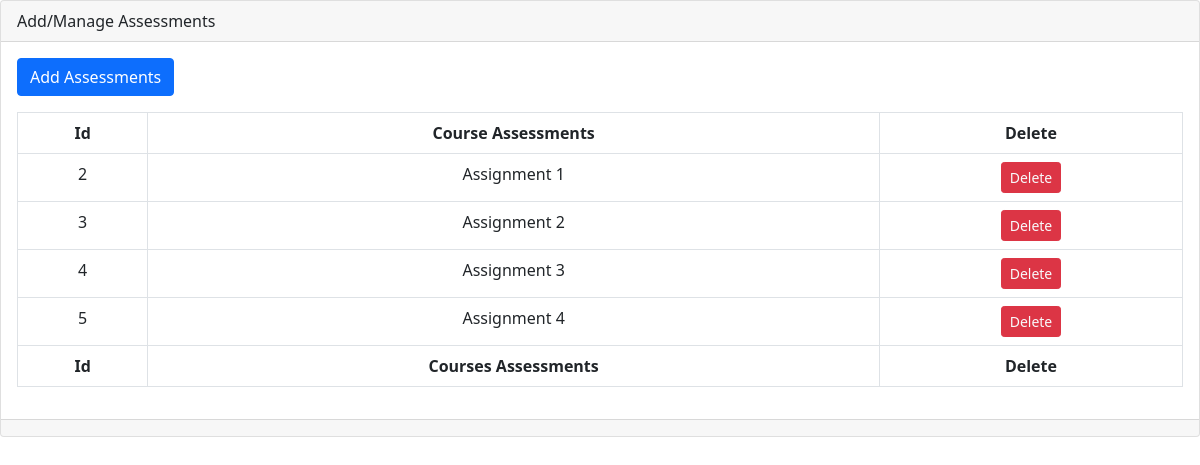
Page /manage_course_assessment.php on the committed database.
### tables this page shows
CREATE TABLE `course_assessment` (
  `id` int(11) NOT NULL,
  `assessment` varchar(200) NOT NULL
);

### manage_course_assessment.php (the view, shortened to what this page needs)
<!DOCTYPE html>
<html>
<head>
  	<link rel="stylesheet" type="text/css" href="style.css">
	<link rel="stylesheet" href="https://cdnjs.cloudflare.com/ajax/libs/font-awesome/4.7.0/css/font-awesome.min.css">
    <link href="https://cdn.jsdelivr.net/npm/bootstrap@5.0.2/dist/css/bootstrap.min.css" rel="stylesheet">
    <link rel="stylesheet" href="https://cdn.jsdelivr.net/npm/bootstrap-icons@1.5.0/font/bootstrap-icons.css">
</head>
<body>
	<div class="card mb-3">
            <div class="card-header">
              Add/Manage Assessments
            </div>
            <div class="card-body">
              <a class="btn btn-primary mb-3" href="" data-bs-toggle="modal" data-bs-target="#Add_Course_Modal">Add Assessments</a>
              <div class="table-responsive">
                <table class="table table-bordered text-center" id="dataTable" width="100%" cellspacing="0">
                  <thead>
                    <tr>
                      <th>Id</th>
                      <th>Course Assessments</th>
                      <th>Delete</th>
                    </tr>
                  </thead>
                  <tfoot>
                    <tr>
                      <th>Id</th>
                      <th>Courses Assessments</th>
                      <th>Delete</th>
                    </tr>
                  </tfoot>
                  <?php
                    include ('connection.php');
                    $record="SELECT * FROM course_assessment";
                    $x= (mysqli_query($conn, $record));
                    while ($row= mysqli_fetch_array($x)) {
                      ?>
                  <tbody>
                    <tr>
                      <td><?php echo $row['id']; ?></td>
                        <td><?php echo $row['assessment']; ?></td>
                        <td><a href="delete_course_assessment.php?id=<?php echo $row['id']; ?>" class="btn btn-danger btn-sm text-light">Delete</a></td>
                    </tr>
                  </tbody>
                  <?php
                    }
                    ?>
                </table>
              </div>
            </div>
            <div class="card-footer small text-muted"></div>
          </div>
</body>
</html>

### style.css (style rules this page uses)
* { margin: 0; padding: 0; }

### rows in the picture
course_assessment: id "2", assessment "Assignment 1"
course_assessment: id "3", assessment "Assignment 2"
course_assessment: id "4", assessment "Assignment 3"
course_assessment: id "5", assessment "Assignment 4"
